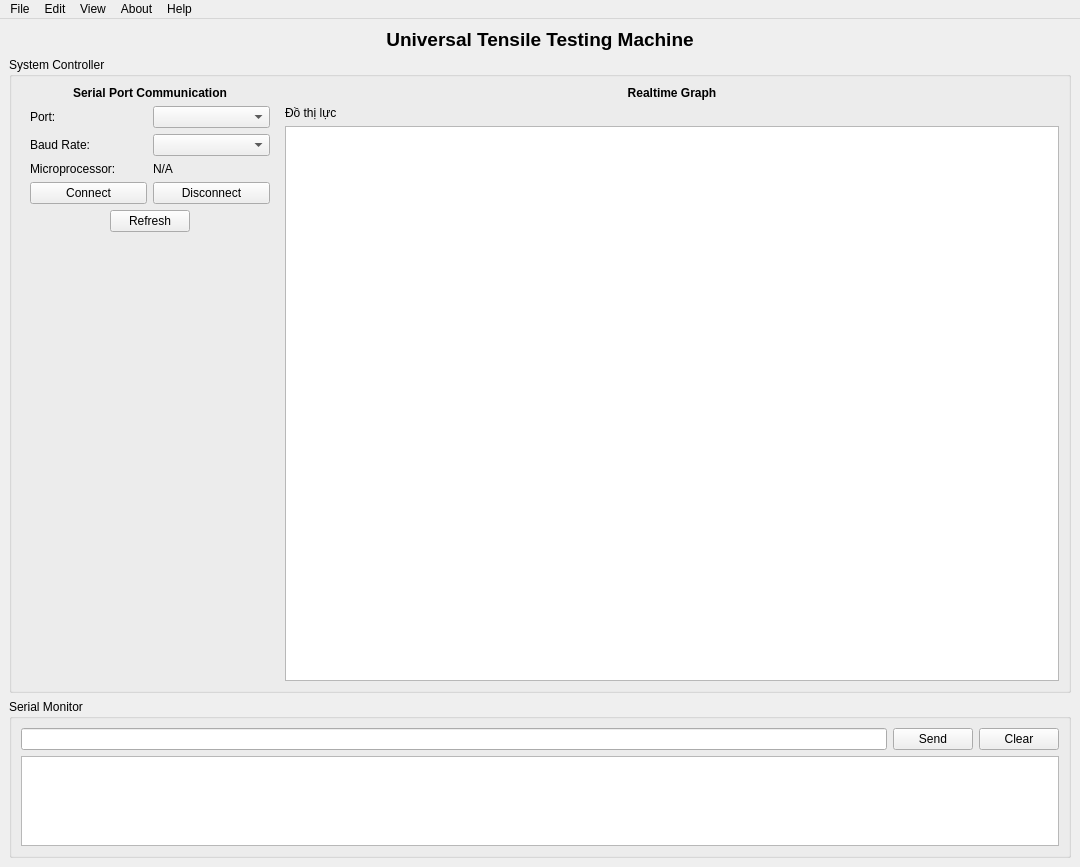
<?xml version="1.0" encoding="UTF-8"?>
<ui version="4.0">
 <class>MainWindow</class>
 <widget class="QMainWindow" name="MainWindow">
  <property name="geometry">
   <rect>
    <x>0</x>
    <y>0</y>
    <width>1080</width>
    <height>867</height>
   </rect>
  </property>
  <property name="windowTitle">
   <string>MainWindow</string>
  </property>
  <widget class="QWidget" name="centralwidget">
   <layout class="QVBoxLayout" name="verticalLayout" stretch="0,4,1">
    <item>
     <widget class="QLabel" name="label">
      <property name="text">
       <string>&lt;html&gt;&lt;head/&gt;&lt;body&gt;&lt;p&gt;&lt;span style=&quot; font-size:14pt; font-weight:600;&quot;&gt;Universal Tensile Testing Machine&lt;/span&gt;&lt;/p&gt;&lt;/body&gt;&lt;/html&gt;</string>
      </property>
      <property name="textFormat">
       <enum>Qt::AutoText</enum>
      </property>
      <property name="alignment">
       <set>Qt::AlignCenter</set>
      </property>
     </widget>
    </item>
    <item>
     <widget class="QGroupBox" name="groupBox_2">
      <property name="minimumSize">
       <size>
        <width>0</width>
        <height>200</height>
       </size>
      </property>
      <property name="title">
       <string>System Controller</string>
      </property>
      <layout class="QHBoxLayout" name="horizontalLayout_3" stretch="1,3">
       <property name="topMargin">
        <number>9</number>
       </property>
       <property name="bottomMargin">
        <number>9</number>
       </property>
       <item>
        <widget class="QWidget" name="widget_9" native="true">
         <layout class="QVBoxLayout" name="verticalLayout_5">
          <property name="leftMargin">
           <number>0</number>
          </property>
          <property name="topMargin">
           <number>0</number>
          </property>
          <property name="rightMargin">
           <number>0</number>
          </property>
          <property name="bottomMargin">
           <number>0</number>
          </property>
          <item>
           <widget class="QWidget" name="widget_8" native="true">
            <layout class="QVBoxLayout" name="verticalLayout_4">
             <property name="topMargin">
              <number>0</number>
             </property>
             <item>
              <widget class="QLabel" name="label_8">
               <property name="text">
                <string>&lt;html&gt;&lt;head/&gt;&lt;body&gt;&lt;p&gt;&lt;span style=&quot; font-weight:600;&quot;&gt;Serial Port Communication&lt;/span&gt;&lt;/p&gt;&lt;/body&gt;&lt;/html&gt;</string>
               </property>
               <property name="alignment">
                <set>Qt::AlignCenter</set>
               </property>
              </widget>
             </item>
             <item>
              <widget class="QWidget" name="widget_4" native="true">
               <layout class="QGridLayout" name="gridLayout" rowstretch="0,0,0,0" columnstretch="0,0">
                <property name="leftMargin">
                 <number>0</number>
                </property>
                <property name="topMargin">
                 <number>0</number>
                </property>
                <property name="rightMargin">
                 <number>0</number>
                </property>
                <property name="bottomMargin">
                 <number>0</number>
                </property>
                <item row="0" column="1">
                 <widget class="QComboBox" name="comboBox">
                  <property name="currentText">
                   <string/>
                  </property>
                 </widget>
                </item>
                <item row="1" column="0">
                 <widget class="QLabel" name="label_3">
                  <property name="text">
                   <string>Baud Rate:</string>
                  </property>
                 </widget>
                </item>
                <item row="3" column="0">
                 <widget class="QPushButton" name="pushButton_3">
                  <property name="text">
                   <string>Connect</string>
                  </property>
                 </widget>
                </item>
                <item row="1" column="1">
                 <widget class="QComboBox" name="comboBox_2">
                  <property name="currentText">
                   <string/>
                  </property>
                 </widget>
                </item>
                <item row="0" column="0">
                 <widget class="QLabel" name="label_2">
                  <property name="text">
                   <string>Port:</string>
                  </property>
                 </widget>
                </item>
                <item row="3" column="1">
                 <widget class="QPushButton" name="pushButton_4">
                  <property name="text">
                   <string>Disconnect</string>
                  </property>
                 </widget>
                </item>
                <item row="2" column="0">
                 <widget class="QLabel" name="label_12">
                  <property name="text">
                   <string>Microprocessor:</string>
                  </property>
                 </widget>
                </item>
                <item row="2" column="1">
                 <widget class="QLabel" name="label_13">
                  <property name="text">
                   <string>N/A</string>
                  </property>
                 </widget>
                </item>
               </layout>
              </widget>
             </item>
             <item>
              <widget class="QWidget" name="widget" native="true">
               <layout class="QHBoxLayout" name="horizontalLayout_4">
                <property name="leftMargin">
                 <number>0</number>
                </property>
                <property name="topMargin">
                 <number>0</number>
                </property>
                <property name="rightMargin">
                 <number>0</number>
                </property>
                <property name="bottomMargin">
                 <number>0</number>
                </property>
                <item>
                 <spacer name="horizontalSpacer_3">
                  <property name="orientation">
                   <enum>Qt::Horizontal</enum>
                  </property>
                  <property name="sizeHint" stdset="0">
                   <size>
                    <width>46</width>
                    <height>20</height>
                   </size>
                  </property>
                 </spacer>
                </item>
                <item>
                 <widget class="QPushButton" name="pushButton_6">
                  <property name="text">
                   <string>Refresh</string>
                  </property>
                 </widget>
                </item>
                <item>
                 <spacer name="horizontalSpacer_4">
                  <property name="orientation">
                   <enum>Qt::Horizontal</enum>
                  </property>
                  <property name="sizeHint" stdset="0">
                   <size>
                    <width>46</width>
                    <height>20</height>
                   </size>
                  </property>
                 </spacer>
                </item>
               </layout>
              </widget>
             </item>
            </layout>
           </widget>
          </item>
          <item>
           <spacer name="verticalSpacer">
            <property name="orientation">
             <enum>Qt::Vertical</enum>
            </property>
            <property name="sizeHint" stdset="0">
             <size>
              <width>20</width>
              <height>40</height>
             </size>
            </property>
           </spacer>
          </item>
         </layout>
        </widget>
       </item>
       <item>
        <widget class="QWidget" name="widget_10" native="true">
         <layout class="QVBoxLayout" name="verticalLayout_6">
          <property name="leftMargin">
           <number>0</number>
          </property>
          <property name="topMargin">
           <number>0</number>
          </property>
          <property name="rightMargin">
           <number>0</number>
          </property>
          <property name="bottomMargin">
           <number>0</number>
          </property>
          <item>
           <widget class="QLabel" name="label_14">
            <property name="maximumSize">
             <size>
              <width>16777215</width>
              <height>15</height>
             </size>
            </property>
            <property name="text">
             <string>&lt;html&gt;&lt;head/&gt;&lt;body&gt;&lt;p&gt;&lt;span style=&quot; font-weight:600;&quot;&gt;Realtime Graph&lt;/span&gt;&lt;/p&gt;&lt;/body&gt;&lt;/html&gt;</string>
            </property>
            <property name="alignment">
             <set>Qt::AlignCenter</set>
            </property>
           </widget>
          </item>
          <item>
           <widget class="QLabel" name="label_9">
            <property name="maximumSize">
             <size>
              <width>16777215</width>
              <height>15</height>
             </size>
            </property>
            <property name="text">
             <string>Đồ thị lực</string>
            </property>
           </widget>
          </item>
          <item>
           <widget class="PlotWidget" name="graphicsView"/>
          </item>
         </layout>
        </widget>
       </item>
      </layout>
     </widget>
    </item>
    <item>
     <widget class="QGroupBox" name="groupBox">
      <property name="title">
       <string>Serial Monitor</string>
      </property>
      <layout class="QVBoxLayout" name="verticalLayout_2">
       <item>
        <widget class="QWidget" name="widget_3" native="true">
         <layout class="QHBoxLayout" name="horizontalLayout">
          <property name="leftMargin">
           <number>0</number>
          </property>
          <property name="topMargin">
           <number>0</number>
          </property>
          <property name="rightMargin">
           <number>0</number>
          </property>
          <property name="bottomMargin">
           <number>0</number>
          </property>
          <item>
           <widget class="QLineEdit" name="lineEdit"/>
          </item>
          <item>
           <widget class="QPushButton" name="pushButton">
            <property name="text">
             <string>Send</string>
            </property>
           </widget>
          </item>
          <item>
           <widget class="QPushButton" name="pushButton_2">
            <property name="text">
             <string>Clear</string>
            </property>
           </widget>
          </item>
         </layout>
        </widget>
       </item>
       <item>
        <widget class="QTextEdit" name="textEdit">
         <property name="readOnly">
          <bool>true</bool>
         </property>
        </widget>
       </item>
      </layout>
     </widget>
    </item>
   </layout>
  </widget>
  <widget class="QMenuBar" name="menubar">
   <property name="geometry">
    <rect>
     <x>0</x>
     <y>0</y>
     <width>1080</width>
     <height>26</height>
    </rect>
   </property>
   <widget class="QMenu" name="menuMenu">
    <property name="title">
     <string>File</string>
    </property>
    <addaction name="actionNew"/>
    <addaction name="actionOpen_2"/>
    <addaction name="actionSave"/>
    <addaction name="actionSave_as"/>
    <addaction name="separator"/>
    <addaction name="actionExit"/>
   </widget>
   <widget class="QMenu" name="menuAbout">
    <property name="title">
     <string>About</string>
    </property>
    <addaction name="actionAuthor"/>
    <addaction name="actionSource_code"/>
   </widget>
   <widget class="QMenu" name="menuEdit">
    <property name="title">
     <string>Edit</string>
    </property>
    <addaction name="actionUndo"/>
    <addaction name="actionRedo"/>
    <addaction name="separator"/>
    <addaction name="actionCopy"/>
    <addaction name="actionCut"/>
    <addaction name="actionPaste"/>
   </widget>
   <widget class="QMenu" name="menuView">
    <property name="title">
     <string>View</string>
    </property>
    <widget class="QMenu" name="menuSerial_Monitor">
     <property name="title">
      <string>Serial Monitor</string>
     </property>
     <addaction name="actionOpen"/>
     <addaction name="actionClose"/>
     <addaction name="actionSave_as_2"/>
    </widget>
    <widget class="QMenu" name="menuClear_Graph">
     <property name="title">
      <string>Clear Graph</string>
     </property>
     <addaction name="actionClear_All"/>
    </widget>
    <addaction name="menuSerial_Monitor"/>
    <addaction name="menuClear_Graph"/>
   </widget>
   <widget class="QMenu" name="menuHelp">
    <property name="title">
     <string>Help</string>
    </property>
    <addaction name="actionFind"/>
   </widget>
   <addaction name="menuMenu"/>
   <addaction name="menuEdit"/>
   <addaction name="menuView"/>
   <addaction name="menuAbout"/>
   <addaction name="menuHelp"/>
  </widget>
  <action name="actionOpen">
   <property name="text">
    <string>Open</string>
   </property>
  </action>
  <action name="actionClose">
   <property name="text">
    <string>Close</string>
   </property>
  </action>
  <action name="actionNew">
   <property name="text">
    <string>New</string>
   </property>
  </action>
  <action name="actionOpen_2">
   <property name="text">
    <string>Open</string>
   </property>
  </action>
  <action name="actionSave">
   <property name="text">
    <string>Save</string>
   </property>
  </action>
  <action name="actionSave_as">
   <property name="text">
    <string>Save as</string>
   </property>
  </action>
  <action name="actionExit">
   <property name="text">
    <string>Exit</string>
   </property>
  </action>
  <action name="actionUndo">
   <property name="text">
    <string>Undo</string>
   </property>
  </action>
  <action name="actionRedo">
   <property name="text">
    <string>Redo</string>
   </property>
  </action>
  <action name="actionCopy">
   <property name="text">
    <string>Copy</string>
   </property>
  </action>
  <action name="actionCut">
   <property name="text">
    <string>Cut</string>
   </property>
  </action>
  <action name="actionPaste">
   <property name="text">
    <string>Paste</string>
   </property>
  </action>
  <action name="actionAuthor">
   <property name="text">
    <string>Author</string>
   </property>
  </action>
  <action name="actionSource_code">
   <property name="text">
    <string>Source code</string>
   </property>
  </action>
  <action name="actionFind">
   <property name="text">
    <string>Find</string>
   </property>
  </action>
  <action name="actionClear_Graph_1">
   <property name="text">
    <string>Clear Graph 1</string>
   </property>
  </action>
  <action name="actionClear_Graph_2">
   <property name="text">
    <string>Clear Graph 2</string>
   </property>
  </action>
  <action name="actionClear_Graph_3">
   <property name="text">
    <string>Clear Graph 3</string>
   </property>
  </action>
  <action name="actionClear_All">
   <property name="text">
    <string>Clear All</string>
   </property>
  </action>
  <action name="actionSave_as_2">
   <property name="text">
    <string>Save as</string>
   </property>
  </action>
 </widget>
 <customwidgets>
  <customwidget>
   <class>PlotWidget</class>
   <extends>QGraphicsView</extends>
   <header location="global">pyqtgraph</header>
  </customwidget>
 </customwidgets>
 <resources/>
 <connections/>
</ui>
